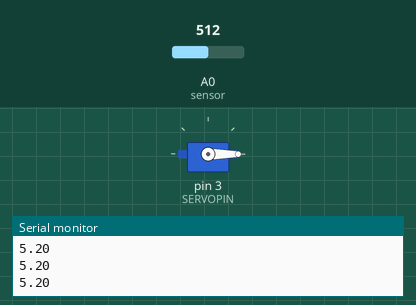
Simulated run of this sketch. Board: Arduino Uno, built with avr-gcc and run on an emulated ATmega328P. Parts: servo, the last lines printed to the serial monitor. The test bench sets the inputs (shaded band); at power-on: A0 (sensor) = 512.

Above: at 1.2 s.
1.3 s: A0 (sensor) set to 122
At 1.56 s:
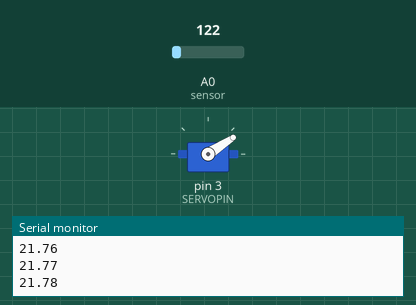
4.3 s: A0 (sensor) set to 20
At 4.5 s:
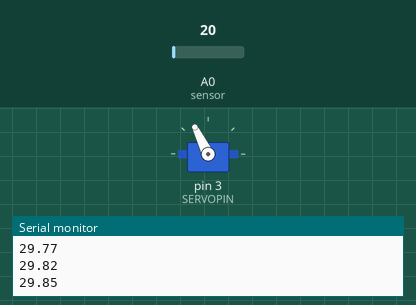
7.3 s: A0 (sensor) set to 306
At 9.15 s:
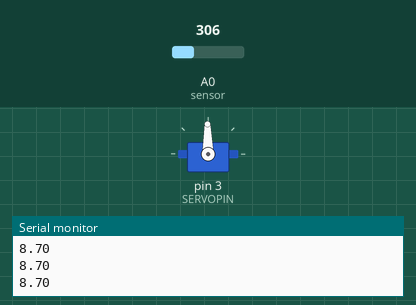
Timing chart, 0 to 13.6 s (numbered marks = the images above; inputs shaded):
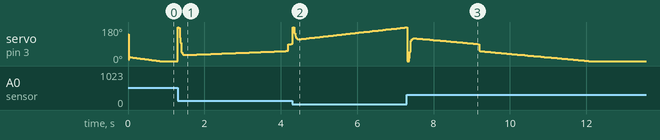

The sketch:

Ball_BeamController.ino
```cpp
#include <Servo.h>
#include <PID_v1.h>
#include "Filter.h"
#define SERVOPIN  3
#define sensor A0


const float r = 3.25;

float Kp_agg = 58;
float Ki_agg = 58;
float Kd_agg = 10;

/*
float Kp_cons = 0;
float Ki_cons = 0;
float Kd_cons = 0;
*/

float lower_limit = -2000, upper_limit = 2000;

float servo_zero = 1000;
int cw = 160;
int counter_cw = 160;
int cw_correction = 65;

double set_point, Input, Output;

ExponentialFilter<double> FilteredDistance(20, 0);
double SmoothInput;

int last_output = servo_zero;
PID myPID(&SmoothInput, &Output, &set_point, Kp_agg, Ki_agg, Kd_agg, DIRECT);
Servo myServo;

bool is_near_setpoint = false;
int current_time = 0;
int entering_time = 0;

bool is_in_range();
bool enough_time_elapsed();

void setup() {
  Serial.begin(9600);

   myServo.attach(SERVOPIN,servo_zero - cw, servo_zero + counter_cw);

  Input = readPosition();
  set_point = 17.5;
  myPID.SetMode(AUTOMATIC);
  myPID.SetOutputLimits(lower_limit,upper_limit);
  myPID.SetSampleTime(5);

  //myServo.write(50);
  //delay(3000);
}

void loop()
{

  Input = readPosition();
  // ===================================
  FilteredDistance.Filter(Input);
  SmoothInput = FilteredDistance.Current();
  // ===================================
  current_time = millis();
  if (is_in_range() && is_near_setpoint == false)
  {
    entering_time = current_time;
    is_near_setpoint = true;
  }
  else
    is_near_setpoint = false;

  if (is_near_setpoint == true && enough_time_elapsed())
  {
    myServo.writeMicroseconds(last_output);
    Serial.println(SmoothInput);
  }
  else
  {
    myPID.Compute();
    Output = map(Output, lower_limit, upper_limit, servo_zero + counter_cw, servo_zero - cw);
    if (Output < servo_zero)
    {
      Output = Output-cw_correction;
    }
    else
    {
      Output = Output;
    }
    myServo.writeMicroseconds(Output);
    Serial.println(SmoothInput);
    last_output = Output;
  }

}

float readPosition() {
  float volts = analogRead(sensor)*0.0048828125;  // value from sensor * (5/1024)
  float distance = 13*pow(volts, -1); // worked out from datasheet graph
  if (distance > 30)
   return 30;

  else
    return distance;
}

bool is_in_range()
{
  if (abs(set_point - SmoothInput) <= 1.5)
    return true;
  else
    return false;
}

bool enough_time_elapsed()
{
  if (current_time - entering_time >= 3000)
    return true;
  else
    return false;
}
```
